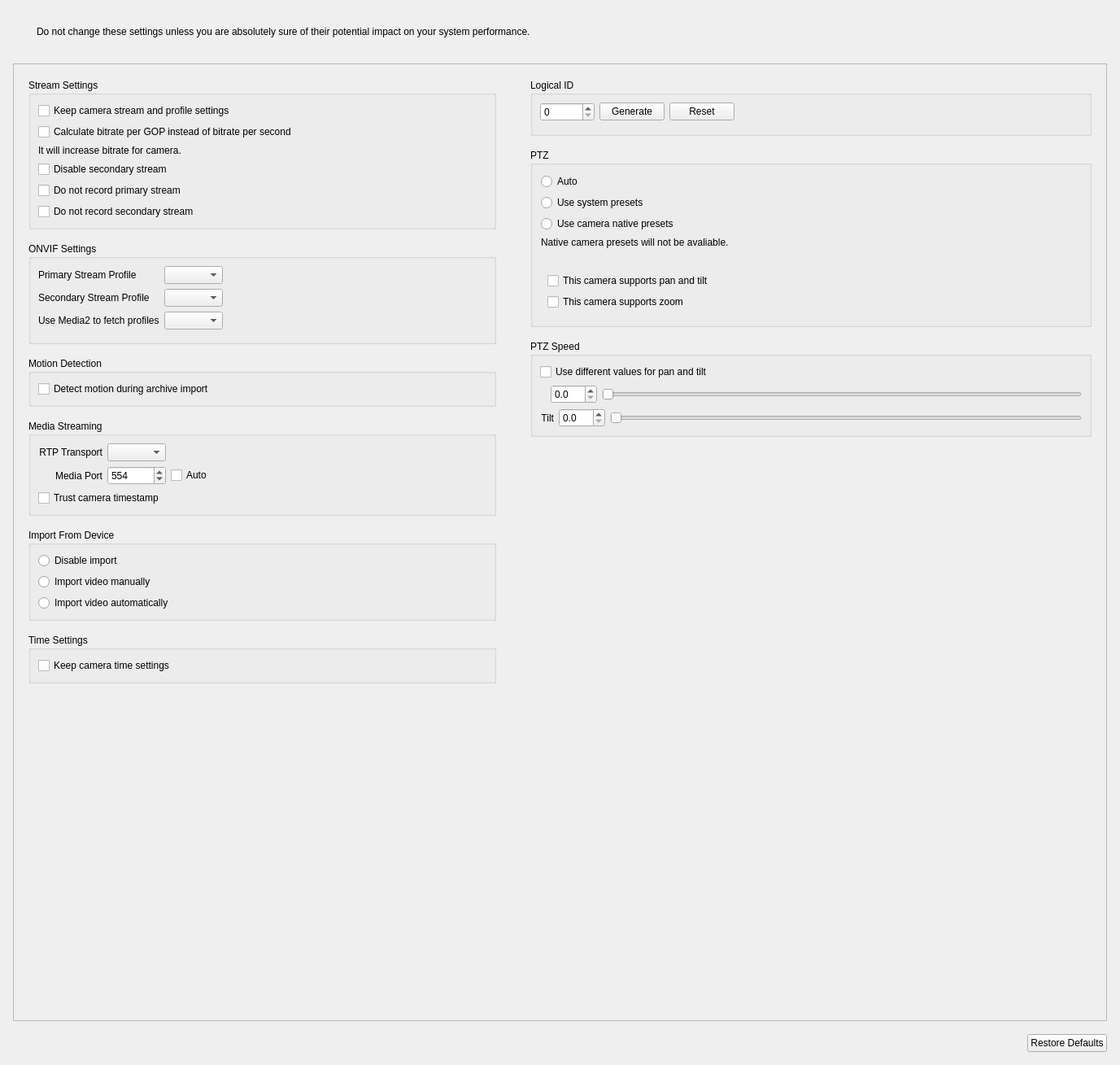
<?xml version="1.0" encoding="UTF-8"?>
<ui version="4.0">
 <class>CameraExpertSettingsWidget</class>
 <widget class="QWidget" name="CameraExpertSettingsWidget">
  <property name="geometry">
   <rect>
    <x>0</x>
    <y>0</y>
    <width>1377</width>
    <height>1309</height>
   </rect>
  </property>
  <layout class="QVBoxLayout" name="topmostLayout">
   <property name="spacing">
    <number>0</number>
   </property>
   <property name="leftMargin">
    <number>0</number>
   </property>
   <property name="topMargin">
    <number>0</number>
   </property>
   <property name="rightMargin">
    <number>0</number>
   </property>
   <property name="bottomMargin">
    <number>0</number>
   </property>
   <item>
    <widget class="QWidget" name="contentContainer" native="true">
     <layout class="QVBoxLayout" name="verticalLayout_5">
      <property name="spacing">
       <number>16</number>
      </property>
      <property name="leftMargin">
       <number>16</number>
      </property>
      <property name="topMargin">
       <number>16</number>
      </property>
      <property name="rightMargin">
       <number>16</number>
      </property>
      <property name="bottomMargin">
       <number>16</number>
      </property>
      <item>
       <widget class="QWidget" name="warningContainer" native="true">
        <property name="autoFillBackground">
         <bool>false</bool>
        </property>
        <layout class="QHBoxLayout" name="horizontalLayout_7">
         <property name="leftMargin">
          <number>16</number>
         </property>
         <property name="topMargin">
          <number>16</number>
         </property>
         <property name="rightMargin">
          <number>16</number>
         </property>
         <property name="bottomMargin">
          <number>16</number>
         </property>
         <item>
          <widget class="QLabel" name="iconLabel">
           <property name="maximumSize">
            <size>
             <width>32</width>
             <height>32</height>
            </size>
           </property>
          </widget>
         </item>
         <item>
          <widget class="QLabel" name="generalWarningLabel">
           <property name="sizePolicy">
            <sizepolicy hsizetype="Expanding" vsizetype="Minimum">
             <horstretch>1</horstretch>
             <verstretch>0</verstretch>
            </sizepolicy>
           </property>
           <property name="text">
            <string>Do not change these settings unless you are absolutely sure of their potential impact on your system performance.</string>
           </property>
           <property name="wordWrap">
            <bool>true</bool>
           </property>
          </widget>
         </item>
        </layout>
       </widget>
      </item>
      <item>
       <widget class="QScrollArea" name="scrollArea">
        <property name="horizontalScrollBarPolicy">
         <enum>Qt::ScrollBarAlwaysOff</enum>
        </property>
        <property name="widgetResizable">
         <bool>true</bool>
        </property>
        <widget class="QWidget" name="scrollAreaWidgetContents">
         <property name="geometry">
          <rect>
           <x>0</x>
           <y>0</y>
           <width>1343</width>
           <height>1152</height>
          </rect>
         </property>
         <layout class="QHBoxLayout" name="horizontalLayout_5" stretch="0,1">
          <property name="spacing">
           <number>24</number>
          </property>
          <item>
           <widget class="QWidget" name="leftWidget" native="true">
            <property name="layoutDirection">
             <enum>Qt::LeftToRight</enum>
            </property>
            <layout class="QVBoxLayout" name="verticalLayout_9" stretch="0,0,0,0,0,0,1">
             <property name="spacing">
              <number>16</number>
             </property>
             <item>
              <widget class="QGroupBox" name="settingsGroupBox">
               <property name="title">
                <string>Stream Settings</string>
               </property>
               <property name="flat">
                <bool>true</bool>
               </property>
               <layout class="QVBoxLayout" name="verticalLayout_4">
                <item>
                 <widget class="nx::vms::client::desktop::CheckBoxWithHint" name="settingsDisableControlCheckBox">
                  <property name="sizePolicy">
                   <sizepolicy hsizetype="Fixed" vsizetype="Fixed">
                    <horstretch>0</horstretch>
                    <verstretch>0</verstretch>
                   </sizepolicy>
                  </property>
                  <property name="text">
                   <string>Keep camera stream and profile settings</string>
                  </property>
                 </widget>
                </item>
                <item>
                 <widget class="nx::vms::client::desktop::CheckBoxWithHint" name="bitratePerGopCheckBox">
                  <property name="sizePolicy">
                   <sizepolicy hsizetype="Fixed" vsizetype="Fixed">
                    <horstretch>0</horstretch>
                    <verstretch>0</verstretch>
                   </sizepolicy>
                  </property>
                  <property name="text">
                   <string>Calculate bitrate per GOP instead of bitrate per second</string>
                  </property>
                 </widget>
                </item>
                <item>
                 <widget class="QLabel" name="bitrateIncreaseWarningLabel">
                  <property name="text">
                   <string>It will increase bitrate for camera.</string>
                  </property>
                  <property name="wordWrap">
                   <bool>true</bool>
                  </property>
                 </widget>
                </item>
                <item>
                 <widget class="QCheckBox" name="secondStreamDisableCheckBox">
                  <property name="text">
                   <string>Disable secondary stream</string>
                  </property>
                 </widget>
                </item>
                <item>
                 <widget class="QCheckBox" name="checkBoxPrimaryRecorder">
                  <property name="text">
                   <string>Do not record primary stream</string>
                  </property>
                 </widget>
                </item>
                <item>
                 <widget class="QCheckBox" name="checkBoxSecondaryRecorder">
                  <property name="text">
                   <string>Do not record secondary stream</string>
                  </property>
                 </widget>
                </item>
               </layout>
              </widget>
             </item>
             <item>
              <widget class="QGroupBox" name="useMedia2ToFetchProfilesGroupBox">
               <property name="title">
                <string>ONVIF Settings</string>
               </property>
               <property name="flat">
                <bool>true</bool>
               </property>
               <layout class="QVBoxLayout" name="verticalLayout_3">
                <item>
                 <layout class="QGridLayout" name="gridLayout_2">
                  <item row="3" column="1">
                   <widget class="QComboBox" name="useMedia2ToFetchProfilesComboBox"/>
                  </item>
                  <item row="2" column="1">
                   <widget class="nx::vms::client::desktop::ComboBoxWithHint" name="comboBoxSecondaryProfile">
                    <property name="sizeAdjustPolicy">
                     <enum>QComboBox::AdjustToContents</enum>
                    </property>
                   </widget>
                  </item>
                  <item row="2" column="0">
                   <widget class="QLabel" name="forcedSecondaryProfile">
                    <property name="text">
                     <string>Secondary Stream Profile</string>
                    </property>
                   </widget>
                  </item>
                  <item row="3" column="2">
                   <spacer name="horizontalSpacer_3">
                    <property name="orientation">
                     <enum>Qt::Horizontal</enum>
                    </property>
                    <property name="sizeHint" stdset="0">
                     <size>
                      <width>40</width>
                      <height>20</height>
                     </size>
                    </property>
                   </spacer>
                  </item>
                  <item row="3" column="0">
                   <widget class="QLabel" name="useMedia2ToFetchProfilesLabel">
                    <property name="text">
                     <string>Use Media2 to fetch profiles</string>
                    </property>
                   </widget>
                  </item>
                  <item row="1" column="0">
                   <widget class="QLabel" name="forcedPrimaryProfile">
                    <property name="text">
                     <string>Primary Stream Profile</string>
                    </property>
                   </widget>
                  </item>
                  <item row="1" column="1">
                   <widget class="nx::vms::client::desktop::ComboBoxWithHint" name="comboBoxPrimaryProfile">
                    <property name="sizeAdjustPolicy">
                     <enum>QComboBox::AdjustToContents</enum>
                    </property>
                   </widget>
                  </item>
                 </layout>
                </item>
                <item>
                 <widget class="QWidget" name="customMediaPortWidget_2" native="true">
                  <layout class="QHBoxLayout" name="horizontalLayout_17">
                   <property name="leftMargin">
                    <number>0</number>
                   </property>
                   <property name="topMargin">
                    <number>0</number>
                   </property>
                   <property name="rightMargin">
                    <number>0</number>
                   </property>
                   <property name="bottomMargin">
                    <number>0</number>
                   </property>
                  </layout>
                 </widget>
                </item>
               </layout>
              </widget>
             </item>
             <item>
              <widget class="QGroupBox" name="groupBoxMotionDetection">
               <property name="title">
                <string>Motion Detection</string>
               </property>
               <property name="flat">
                <bool>true</bool>
               </property>
               <layout class="QVBoxLayout" name="verticalLayout_7">
                <item>
                 <widget class="QCheckBox" name="remoteArchiveMotionDetectionCheckBox">
                  <property name="text">
                   <string>Detect motion during archive import</string>
                  </property>
                 </widget>
                </item>
               </layout>
              </widget>
             </item>
             <item>
              <widget class="QGroupBox" name="groupBoxRTP">
               <property name="title">
                <string>Media Streaming</string>
               </property>
               <property name="flat">
                <bool>true</bool>
               </property>
               <layout class="QVBoxLayout" name="verticalLayout_6">
                <item>
                 <widget class="QFrame" name="mediaStreamingFrame">
                  <property name="frameShape">
                   <enum>QFrame::NoFrame</enum>
                  </property>
                  <layout class="QGridLayout" name="gridLayout">
                   <property name="leftMargin">
                    <number>0</number>
                   </property>
                   <property name="topMargin">
                    <number>0</number>
                   </property>
                   <property name="rightMargin">
                    <number>0</number>
                   </property>
                   <property name="bottomMargin">
                    <number>0</number>
                   </property>
                   <item row="2" column="1">
                    <widget class="QLabel" name="mediaPortLabel">
                     <property name="text">
                      <string>Media Port</string>
                     </property>
                     <property name="alignment">
                      <set>Qt::AlignRight|Qt::AlignTrailing|Qt::AlignVCenter</set>
                     </property>
                    </widget>
                   </item>
                   <item row="2" column="2">
                    <widget class="QSpinBox" name="customMediaPortSpinBox">
                     <property name="specialValueText">
                      <string notr="true">––</string>
                     </property>
                     <property name="minimum">
                      <number>0</number>
                     </property>
                     <property name="maximum">
                      <number>65535</number>
                     </property>
                     <property name="value">
                      <number>554</number>
                     </property>
                    </widget>
                   </item>
                   <item row="1" column="1">
                    <widget class="QLabel" name="labelTransport">
                     <property name="text">
                      <string>RTP Transport</string>
                     </property>
                     <property name="alignment">
                      <set>Qt::AlignRight|Qt::AlignTrailing|Qt::AlignVCenter</set>
                     </property>
                    </widget>
                   </item>
                   <item row="1" column="2">
                    <widget class="QComboBox" name="comboBoxTransport"/>
                   </item>
                   <item row="2" column="3">
                    <widget class="QCheckBox" name="autoMediaPortCheckBox">
                     <property name="text">
                      <string>Auto</string>
                     </property>
                    </widget>
                   </item>
                   <item row="1" column="3">
                    <spacer name="horizontalSpacer_6">
                     <property name="orientation">
                      <enum>Qt::Horizontal</enum>
                     </property>
                     <property name="sizeHint" stdset="0">
                      <size>
                       <width>388</width>
                       <height>20</height>
                      </size>
                     </property>
                    </spacer>
                   </item>
                  </layout>
                 </widget>
                </item>
                <item>
                 <widget class="QCheckBox" name="trustCameraTimeCheckBox">
                  <property name="text">
                   <string>Trust camera timestamp</string>
                  </property>
                 </widget>
                </item>
               </layout>
              </widget>
             </item>
             <item>
              <widget class="QGroupBox" name="remoteArchiveAutoExportGroupBox">
               <property name="title">
                <string>Import From Device</string>
               </property>
               <property name="flat">
                <bool>true</bool>
               </property>
               <layout class="QVBoxLayout" name="verticalLayout_6_1">
                <item>
                 <widget class="nx::vms::client::desktop::RadioButtonWithHint" name="disableImportFromDeviceRadioButton">
                  <property name="text">
                   <string>Disable import</string>
                  </property>
                 </widget>
                </item>
                <item>
                 <widget class="nx::vms::client::desktop::RadioButtonWithHint" name="manualImportFromDeviceRadioButton">
                  <property name="text">
                   <string>Import video manually</string>
                  </property>
                 </widget>
                </item>
                <item>
                 <widget class="nx::vms::client::desktop::RadioButtonWithHint" name="autoImportFromDeviceRadioButton">
                  <property name="text">
                   <string>Import video automatically</string>
                  </property>
                 </widget>
                </item>
               </layout>
              </widget>
             </item>
             <item>
              <widget class="QGroupBox" name="timeSettingsGroupBox">
               <property name="title">
                <string>Time Settings</string>
               </property>
               <property name="flat">
                <bool>true</bool>
               </property>
               <layout class="QVBoxLayout" name="verticalLayout_2">
                <item>
                 <widget class="nx::vms::client::desktop::CheckBoxWithHint" name="keepCameraTimeSettingsCheckBox">
                  <property name="text">
                   <string>Keep camera time settings</string>
                  </property>
                 </widget>
                </item>
               </layout>
              </widget>
             </item>
             <item>
              <spacer name="verticalSpacer_3">
               <property name="orientation">
                <enum>Qt::Vertical</enum>
               </property>
               <property name="sizeHint" stdset="0">
                <size>
                 <width>20</width>
                 <height>1</height>
                </size>
               </property>
              </spacer>
             </item>
            </layout>
           </widget>
          </item>
          <item>
           <widget class="QWidget" name="rightWidget" native="true">
            <layout class="QVBoxLayout" name="verticalLayout" stretch="0,0,0,1">
             <property name="spacing">
              <number>16</number>
             </property>
             <item>
              <widget class="QGroupBox" name="logicalIdGroupBox">
               <property name="title">
                <string>Logical ID</string>
               </property>
               <property name="flat">
                <bool>true</bool>
               </property>
               <layout class="QVBoxLayout" name="verticalLayout_11">
                <item>
                 <layout class="QHBoxLayout" name="horizontalLayout_3">
                  <item>
                   <widget class="QSpinBox" name="logicalIdSpinBox">
                    <property name="maximum">
                     <number>999999</number>
                    </property>
                   </widget>
                  </item>
                  <item>
                   <widget class="QPushButton" name="generateLogicalIdButton">
                    <property name="text">
                     <string>Generate</string>
                    </property>
                   </widget>
                  </item>
                  <item>
                   <widget class="QPushButton" name="resetLogicalIdButton">
                    <property name="text">
                     <string>Reset</string>
                    </property>
                   </widget>
                  </item>
                  <item>
                   <spacer name="horizontalSpacer_2">
                    <property name="orientation">
                     <enum>Qt::Horizontal</enum>
                    </property>
                    <property name="sizeHint" stdset="0">
                     <size>
                      <width>40</width>
                      <height>20</height>
                     </size>
                    </property>
                   </spacer>
                  </item>
                 </layout>
                </item>
                <item>
                 <widget class="QnWordWrappedLabel" name="logicalIdWarningLabel" native="true"/>
                </item>
               </layout>
              </widget>
             </item>
             <item>
              <widget class="QGroupBox" name="groupBoxPtzControl">
               <property name="title">
                <string>PTZ</string>
               </property>
               <property name="flat">
                <bool>true</bool>
               </property>
               <layout class="QVBoxLayout" name="verticalLayout_10">
                <item>
                 <widget class="QWidget" name="preferredPtzPresetTypeWidget" native="true">
                  <layout class="QVBoxLayout" name="preferredPtzPresetTypeLayout">
                   <property name="leftMargin">
                    <number>1</number>
                   </property>
                   <property name="topMargin">
                    <number>1</number>
                   </property>
                   <item>
                    <widget class="QRadioButton" name="prefferedPtzPresetTypeAutoRadioButton">
                     <property name="text">
                      <string>Auto</string>
                     </property>
                    </widget>
                   </item>
                   <item>
                    <widget class="QRadioButton" name="prefferedPtzPresetTypeSystemRadioButton">
                     <property name="text">
                      <string>Use system presets</string>
                     </property>
                    </widget>
                   </item>
                   <item>
                    <widget class="QRadioButton" name="prefferedPtzPresetTypeNativeRadioButton">
                     <property name="text">
                      <string>Use camera native presets</string>
                     </property>
                    </widget>
                   </item>
                   <item>
                    <widget class="QLabel" name="presetTypeLimitationsLabel">
                     <property name="text">
                      <string>Native camera presets will not be avaliable.</string>
                     </property>
                    </widget>
                   </item>
                   <item>
                    <spacer name="verticalSpacer_4">
                     <property name="orientation">
                      <enum>Qt::Vertical</enum>
                     </property>
                     <property name="sizeHint" stdset="0">
                      <size>
                       <width>10</width>
                       <height>0</height>
                      </size>
                     </property>
                    </spacer>
                   </item>
                  </layout>
                 </widget>
                </item>
                <item>
                 <widget class="QWidget" name="horizontalWidget_3" native="true">
                  <layout class="QHBoxLayout" name="horizontalLayout_8">
                   <property name="leftMargin">
                    <number>0</number>
                   </property>
                   <property name="topMargin">
                    <number>0</number>
                   </property>
                   <property name="rightMargin">
                    <number>0</number>
                   </property>
                   <property name="bottomMargin">
                    <number>0</number>
                   </property>
                  </layout>
                 </widget>
                </item>
                <item>
                 <widget class="QWidget" name="forcedPtzWidget" native="true">
                  <property name="minimumSize">
                   <size>
                    <width>0</width>
                    <height>0</height>
                   </size>
                  </property>
                  <layout class="QVBoxLayout" name="verticalLayout_12">
                   <item>
                    <widget class="QCheckBox" name="forcedPanTiltCheckBox">
                     <property name="text">
                      <string>This camera supports pan and tilt</string>
                     </property>
                    </widget>
                   </item>
                   <item>
                    <widget class="QCheckBox" name="forcedZoomCheckBox">
                     <property name="text">
                      <string>This camera supports zoom</string>
                     </property>
                    </widget>
                   </item>
                  </layout>
                 </widget>
                </item>
               </layout>
              </widget>
             </item>
             <item>
              <widget class="QGroupBox" name="ptzSensitivityGroupBox">
               <property name="title">
                <string>PTZ Speed</string>
               </property>
               <property name="flat">
                <bool>true</bool>
               </property>
               <layout class="QVBoxLayout" name="verticalLayout_13">
                <item>
                 <widget class="QCheckBox" name="differentPtzSensitivitiesCheckBox">
                  <property name="text">
                   <string>Use different values for pan and tilt</string>
                  </property>
                 </widget>
                </item>
                <item>
                 <widget class="QWidget" name="panSensitivityWidget" native="true">
                  <layout class="QHBoxLayout" name="horizontalLayout_11">
                   <property name="leftMargin">
                    <number>0</number>
                   </property>
                   <property name="topMargin">
                    <number>0</number>
                   </property>
                   <property name="rightMargin">
                    <number>0</number>
                   </property>
                   <property name="bottomMargin">
                    <number>0</number>
                   </property>
                   <item>
                    <widget class="QLabel" name="panSensitivityLabel">
                     <property name="text">
                      <string notr="true">&lt;Pan&gt;</string>
                     </property>
                     <property name="alignment">
                      <set>Qt::AlignRight|Qt::AlignTrailing|Qt::AlignVCenter</set>
                     </property>
                    </widget>
                   </item>
                   <item>
                    <widget class="QDoubleSpinBox" name="panSensitivitySpinBox">
                     <property name="decimals">
                      <number>1</number>
                     </property>
                    </widget>
                   </item>
                   <item>
                    <widget class="QSlider" name="panSensitivitySlider">
                     <property name="orientation">
                      <enum>Qt::Horizontal</enum>
                     </property>
                    </widget>
                   </item>
                  </layout>
                 </widget>
                </item>
                <item>
                 <widget class="QWidget" name="tiltSensitivityWidget" native="true">
                  <layout class="QHBoxLayout" name="horizontalLayout_12">
                   <property name="leftMargin">
                    <number>0</number>
                   </property>
                   <property name="topMargin">
                    <number>0</number>
                   </property>
                   <property name="rightMargin">
                    <number>0</number>
                   </property>
                   <property name="bottomMargin">
                    <number>0</number>
                   </property>
                   <item>
                    <widget class="QLabel" name="tiltSensitivityLabel">
                     <property name="text">
                      <string>Tilt</string>
                     </property>
                     <property name="alignment">
                      <set>Qt::AlignRight|Qt::AlignTrailing|Qt::AlignVCenter</set>
                     </property>
                    </widget>
                   </item>
                   <item>
                    <widget class="QDoubleSpinBox" name="tiltSensitivitySpinBox">
                     <property name="decimals">
                      <number>1</number>
                     </property>
                    </widget>
                   </item>
                   <item>
                    <widget class="QSlider" name="tiltSensitivitySlider">
                     <property name="orientation">
                      <enum>Qt::Horizontal</enum>
                     </property>
                    </widget>
                   </item>
                  </layout>
                 </widget>
                </item>
               </layout>
              </widget>
             </item>
             <item>
              <spacer name="verticalSpacer_2">
               <property name="orientation">
                <enum>Qt::Vertical</enum>
               </property>
               <property name="sizeHint" stdset="0">
                <size>
                 <width>20</width>
                 <height>1</height>
                </size>
               </property>
              </spacer>
             </item>
            </layout>
           </widget>
          </item>
         </layout>
        </widget>
       </widget>
      </item>
      <item>
       <layout class="QHBoxLayout" name="horizontalLayout_4">
        <item>
         <spacer name="horizontalSpacer">
          <property name="orientation">
           <enum>Qt::Horizontal</enum>
          </property>
          <property name="sizeHint" stdset="0">
           <size>
            <width>40</width>
            <height>20</height>
           </size>
          </property>
         </spacer>
        </item>
        <item>
         <widget class="QPushButton" name="restoreDefaultsButton">
          <property name="text">
           <string>Restore Defaults</string>
          </property>
         </widget>
        </item>
       </layout>
      </item>
     </layout>
    </widget>
   </item>
   <item>
    <widget class="nx::vms::client::desktop::AlertBar" name="motionImplicitlyDisabledAlertBar" native="true"/>
   </item>
   <item>
    <widget class="nx::vms::client::desktop::AlertBlock" name="alertBlock" native="true"/>
   </item>
  </layout>
 </widget>
 <customwidgets>
  <customwidget>
   <class>nx::vms::client::desktop::AlertBar</class>
   <extends>QWidget</extends>
   <header location="global">nx/vms/client/desktop/common/widgets/control_bars.h</header>
   <container>1</container>
  </customwidget>
  <customwidget>
   <class>nx::vms::client::desktop::AlertBlock</class>
   <extends>QWidget</extends>
   <header>nx/vms/client/desktop/common/widgets/control_bars.h</header>
   <container>1</container>
  </customwidget>
  <customwidget>
   <class>nx::vms::client::desktop::CheckBoxWithHint</class>
   <extends>QCheckBox</extends>
   <header location="global">nx/vms/client/desktop/common/widgets/widget_with_hint.h</header>
  </customwidget>
  <customwidget>
   <class>nx::vms::client::desktop::RadioButtonWithHint</class>
   <extends>QRadioButton</extends>
   <header location="global">nx/vms/client/desktop/common/widgets/widget_with_hint.h</header>
  </customwidget>
  <customwidget>
   <class>QnWordWrappedLabel</class>
   <extends>QWidget</extends>
   <header location="global">ui/widgets/word_wrapped_label.h</header>
   <container>1</container>
  </customwidget>
  <customwidget>
   <class>nx::vms::client::desktop::ComboBoxWithHint</class>
   <extends>QComboBox</extends>
   <header location="global">nx/vms/client/desktop/common/widgets/combobox_with_hint.h</header>
  </customwidget>
 </customwidgets>
 <tabstops>
  <tabstop>scrollArea</tabstop>
  <tabstop>settingsDisableControlCheckBox</tabstop>
  <tabstop>bitratePerGopCheckBox</tabstop>
  <tabstop>remoteArchiveMotionDetectionCheckBox</tabstop>
  <tabstop>differentPtzSensitivitiesCheckBox</tabstop>
  <tabstop>panSensitivitySpinBox</tabstop>
  <tabstop>panSensitivitySlider</tabstop>
  <tabstop>tiltSensitivitySpinBox</tabstop>
  <tabstop>tiltSensitivitySlider</tabstop>
  <tabstop>trustCameraTimeCheckBox</tabstop>
  <tabstop>forcedPanTiltCheckBox</tabstop>
  <tabstop>forcedZoomCheckBox</tabstop>
  <tabstop>logicalIdSpinBox</tabstop>
  <tabstop>generateLogicalIdButton</tabstop>
  <tabstop>resetLogicalIdButton</tabstop>
  <tabstop>restoreDefaultsButton</tabstop>
 </tabstops>
 <resources/>
 <connections/>
</ui>
